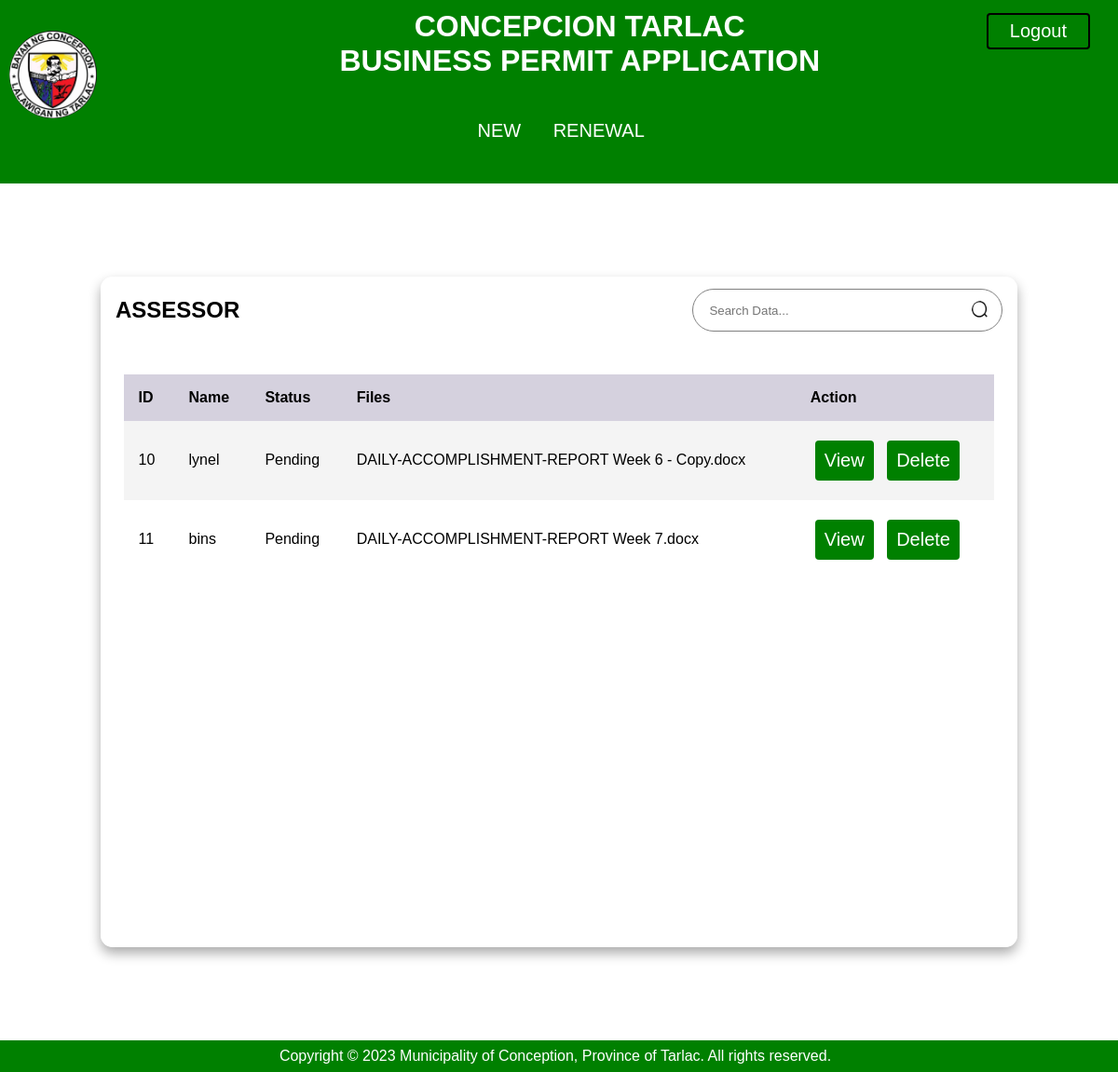
The app's page /assessor_board2.php (signed in) with its own data.
### tables this page shows
CREATE TABLE `assessor_tb` (
  `id` int(11) NOT NULL,
  `name` varchar(256) NOT NULL,
  `filename1` varchar(256) NOT NULL,
  `filesize1` varchar(256) NOT NULL,
  `filetype1` varchar(255) NOT NULL,
  `status` varchar(256) NOT NULL
);

### assessor_board2.php (the view, shortened to what this page needs)
<?php
require 'config.php';
?>
<!DOCTYPE html>
<html lang="en">
<head>
    <link rel="stylesheet" type="text/css" href="style2.css">
</head>
    <header><img src="lgu.jpg" height="8%" width="8%" class="logo">
    <h1><b>CONCEPCION TARLAC <br>BUSINESS PERMIT APPLICATION <br>
    </b></h1>
    <a href="logout2.php" class="logout">Logout</a>
<div class="navbar">
    <a class="nav" href="dashboard_personnel.php">NEW</a>
    <a class="nav" href="personnel.php">RENEWAL</a>
</div>
</header>
<body>
    <main class="table" id="customers_table">
        <section class="table__header">
            <h1>ASSESSOR</h1>
            <div class="input-group">
                <input type="search" placeholder="Search Data...">
                <img src="thesis2/search.png" alt="">
            </div>
        </section>
        <section class="table__body">
            <table>
                <thead>
                    <tr>
                        <th>ID</th>
                        <th>Name</th>
                        <th>Status</th>
                        <th>Files</th>
                        <th>Action</th>
                    </tr>
                </thead>
                <tbody>
                    <tr>
            <?php
            $sql = "SELECT * FROM assessor_tb";
            $result = $conn->query($sql);
            while($row = $result->fetch_assoc()){
                echo"
                <tr>
                    <td>$row[id]</td>
                    <td>$row[name]</td>
                    <td>$row[status]</td>
                    <td>$row[filename1]</td>
                    <td><a href='assessor_view2.php? id=$row[id];'> View </a>
                    <a href='delete.php? id=$row[id];'> Delete </a></td>
                </tr>
                ";
            }
            ?>
                    </tr>
                </tbody>
            </table>
        </section>
    </main>
</body>
<footer><p>Copyright &copy; 2023 Municipality of Conception, Province of Tarlac. All rights reserved.</p></footer>
</html>

### style2.css (style rules this page uses)
* { margin: 0; padding: 0; box-sizing: border-box; font-family: sans-serif; }
body { text-align: center; width: 100%; margin: 0 auto; font-family: arial, sans-serif; }
body { min-height: 100vh; display:fixed; justify-content: center; align-items: center; }
header { background-color: green; padding: 10px; padding-bottom: 30px; color: white; }
main.table { width: 82vw; height: 90vh; background-color: #fff5; backdrop-filter: blur(7px); box-shadow: 0 .4rem .8rem #0005; border-radius: .8rem; overflow: hidden; margin-left: auto; margin-right: auto; margin-bottom:100px; margin-top: 100px; }
.table__header { width: 100%; height: 10%; background-color: #fff4; padding: .8rem 1rem; display: flex; justify-content: space-between; align-items: center; }
.table__header .input-group { width: 35%; height: 100%; background-color: #fff5; padding: 0 .8rem; border-radius: 2rem; border:1px solid gray; display: flex; justify-content: center; align-items: center; transition: .2s; }
.table__header .input-group img { width: 1.2rem; height: 1.2rem; }
.table__header .input-group input { width: 100%; padding: 0 .5rem 0 .3rem; background-color: transparent; border: none; outline: none; }
.table__body { width: 95%; max-height: calc(89% - 1.6rem); background-color: #fffb; margin: .8rem auto; border-radius: .6rem; overflow: auto; overflow: overlay; }
table { width: 100%; }
table, th, td { border-collapse: collapse; padding: 1rem; text-align: left; margin-top:20px; }
thead th { position: sticky; top: 0; left: 0; background-color: #d5d1defe; cursor: pointer; text-transform: capitalize; }
tbody tr:nth-child(even) { background-color: #0000000b; }
tbody tr { --delay: .1s; transition: .5s ease-in-out var(--delay), background-color 0s; }
tbody tr td, tbody tr td p, tbody tr td img { transition: .2s ease-in-out; }
footer { background-color: green; color: white; text-align: center; margin: 0 0px -10px -8px; padding: 8px 0 8px 0; }
a { text-decoration: none; color: white; font-size: 20px; display: inline-block; justify-content: space-between; padding: 10px; text-align: center; margin: 0 10px 0 10px; border-radius: 4px; }
img { float: left; border-radius: 90px; }
.logo { margin: 23px -50px 15px 0; }
.logout { float: right; padding: 6px 23px 6px 23px; border: black solid 2px; margin-left:-85px; margin-top:-70px; margin-right:20px; }
.navbar { padding-right:40px; padding-left:40px; margin-top:30px ; }

### assessor_board2.php (style rules this page uses)
a { background-color:green; margin: 5px; }

### records on screen
assessor_tb: id "10", name "lynel", status "Pending", filename1 "DAILY-ACCOMPLISHMENT-REPORT Week 6 - Copy.docx"
assessor_tb: id "11", name "bins", status "Pending", filename1 "DAILY-ACCOMPLISHMENT-REPORT Week 7.docx"
